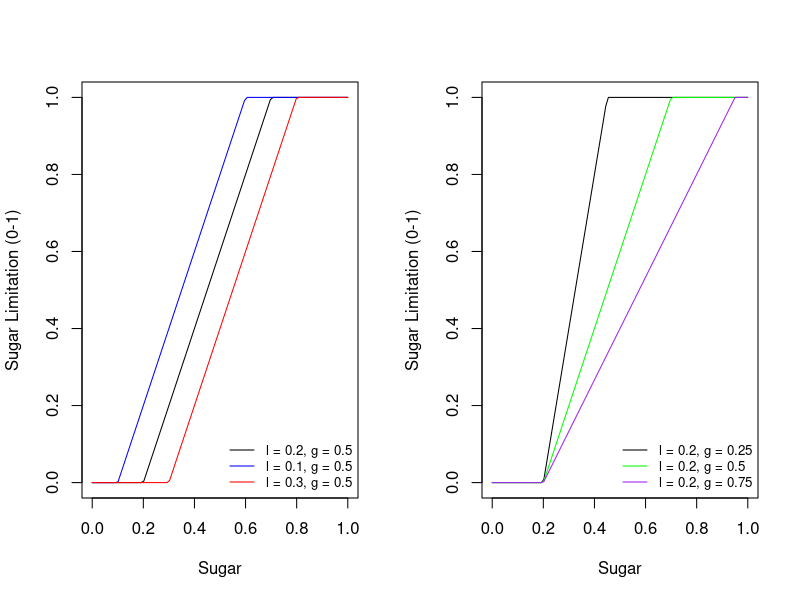

Here is the R script that generated this plot: (Note: this script raises an error after producing the figure.)
## ---- chunk 1

sugar_limitation <- function(s, l, g, epsilon = 1e-8) {
  out <- ifelse(s < l,
                0,
                pmin(1, (s - l) / (g + epsilon)))
  return(out)
}

sugar <- seq(0, 1, length.out = 100)

par(mfrow = c(1, 2))

# First plot
plot(sugar, sugar_limitation(sugar, 0.2, 0.5), type = "l",
     xlab = "Sugar", ylab = "Sugar Limitation (0-1)")
lines(sugar, sugar_limitation(sugar, 0.1, 0.5), col = "blue")
lines(sugar, sugar_limitation(sugar, 0.3, 0.5), col = "red")

legend("bottomright",
       legend = c("l = 0.2, g = 0.5",
                  "l = 0.1, g = 0.5",
                  "l = 0.3, g = 0.5"),
       col = c("black", "blue", "red"),
       lty = 1, cex = 0.8, bty = "n")

# Second plot
plot(sugar, sugar_limitation(sugar, 0.2, 0.25), type = "l",
     xlab = "Sugar", ylab = "Sugar Limitation (0-1)")
lines(sugar, sugar_limitation(sugar, 0.2, 0.5), col = "green")
lines(sugar, sugar_limitation(sugar, 0.2, 0.75), col = "purple")

legend("bottomright",
       legend = c("l = 0.2, g = 0.25",
                  "l = 0.2, g = 0.5",
                  "l = 0.2, g = 0.75"),
       col = c("black", "green", "purple"),
       lty = 1, cex = 0.8, bty = "n")

## ---- chunk 2

w_function <- function(T_air, PAR) {
  term1 <- 1 / (1 + exp(0.5 * (T_air - 5)))
  term2 <- 1 / (1 + exp(0.2 * (PAR - 30)))
  w <- 0.5 * (term1 + term2)
  return(w)
}

plot(w_function(weather_2015$T, weather_2015$PAR), main = "Winter Scaling", xlab = "Days in 2015", ylab = "W Function")


## ---- chunk 3

F_function <- function(S, r, W, theta, A0, delta, k = 20) {
  # logistic
  sigma <- function(x) 1 / (1 + exp(-x))
  
  # effective sugar after winter cost
  s <- S - W
  
  # base flux: synthesis (positive) and remobilization (negative)
  F <- A0 * sigma(s) * s - delta * (1 - sigma(s)) * s * sigma(r)
  
  # soft caps using logistic "guards"
  # k controls steepness of the guard (higher k ~ sharper clamp)
  F <- F * sigma(k * (theta - F))    # storage capacity
  F <- F * sigma(k * (s - F))        # sugar availability
  F <- F * sigma(k * (r + F))        # starch availability
  
  return(F)
}

# Fixed parameters
W <- 0.2
theta <- 1.5
A0 <- 1.2
delta <- 1.2

starch = seq(0, 1, length.out = 100)

par(mfrow = c(1, 2))

# --- Plot 1: Transfer to starch vs sugar ---
plot(sugar, F_function(sugar, 0.25, W, theta, A0, delta),
     xlab = "Sugar", ylab = "Transfered to Starch",
     type = "l", col = "yellow")
lines(sugar, F_function(sugar, 0.5, W, theta, A0, delta), col = "orange")
lines(sugar, F_function(sugar, 0.75, W, theta, A0, delta), col = "red")

legend("topleft",
       legend = c("Starch = 0.25", "Starch = 0.5", "Starch = 0.75"),
       col = c("yellow", "orange", "red"),
       lty = 1, lwd = 2, cex = 0.8, bty = "n")

# --- Plot 2: Transfer to sugar vs starch ---
ylim <- range(F_function(0.25, starch, W, theta, A0, delta),
              F_function(0.5, starch, W, theta, A0, delta),
              F_function(0.75, starch, W, theta, A0, delta))

plot(starch, F_function(0.25, starch, W, theta, A0, delta),
     xlab = "Starch", ylab = "Transfered to Sugar",
     type = "l", col = "yellow", ylim = ylim)
lines(starch, F_function(0.5, starch, W, theta, A0, delta), col = "orange")
lines(starch, F_function(0.75, starch, W, theta, A0, delta), col = "red")

legend("topleft",
       legend = c("Sugar = 0.25", "Sugar = 0.5", "Sugar = 0.75"),
       col = c("yellow", "orange", "red"),
       lty = 1, lwd = 2, cex = 0.8, bty = "n")

par(mfrow = c(1, 2))  # 4 panels: W, theta, A0, delta

# --- Sugar version --- #

# 1. Vary W
W_vals <- c(0.2, 0.5, 0.8)
ylim = range(F_function(sugar, 0.5, W_vals[1], theta, A0, delta), F_function(sugar, 0.5, W_vals[2], theta, A0, delta), F_function(sugar, 0.5, W_vals[3], theta, A0, delta))
plot(sugar, F_function(sugar, 0.5, W_vals[1], theta, A0, delta),
     type = "l", col = "red", ylim = ylim,
     xlab = "Sugar", ylab = "F", main = "Effect of W (Starch = 0.5)")
lines(sugar, F_function(sugar, 0.5, W_vals[2], theta, A0, delta), col = "blue")
lines(sugar, F_function(sugar, 0.5, W_vals[3], theta, A0, delta), col = "green")
legend("topleft", legend = paste("W =", W_vals), col = c("red","blue","green"), lty = 1, bty = "n")

# 1. Vary W
plot(starch, F_function(0.5, starch, W_vals[1], theta, A0, delta),
     type = "l", col = "red", ylim = c(-0.2, 0.2),
     xlab = "Starch", ylab = "F", main = "Effect of W (Sugar = 0.5)")
lines(starch, F_function(0.5, starch, W_vals[2], theta, A0, delta, k), col = "blue")
lines(starch, F_function(0.5, starch, W_vals[3], theta, A0, delta, k), col = "green")
legend("topleft", legend = paste("W =", W_vals), col = c("red","blue","green"), lty = 1, bty = "n")

# 2. Vary theta
theta_vals <- c(0.1, 0.5, 1.0)
ylim = range(F_function(sugar, 0.5, W, theta_vals[1], A0, delta), F_function(sugar, 0.5,  W, theta_vals[2], A0, delta), F_function(sugar, 0.5,  W, theta_vals[3], A0, delta))
plot(sugar, F_function(sugar, 0.5, W, theta_vals[1], A0, delta),
     type = "l", col = "red", ylim = ylim,
     xlab = "Sugar", ylab = "F", main = "Effect of stoage (Starch = 0.5)")
lines(sugar, F_function(sugar, 0.5, W, theta_vals[2], A0, delta), col = "blue")
lines(sugar, F_function(sugar, 0.5, W, theta_vals[3], A0, delta), col = "green")
legend("topleft", legend = paste("theta =", theta_vals), col = c("red","blue","green"), lty = 1, bty = "n")

# 2. Vary theta
plot(starch, F_function(0.5, starch, W, theta_vals[1], A0, delta),
     type = "l", col = "red", ylim = c(-0.2, 0.2),
     xlab = "Starch", ylab = "F", main = "Effect of storage (Sugar = 0.5)")
lines(starch, F_function(0.5, starch, W, theta_vals[2], A0, delta), col = "blue")
lines(starch, F_function(0.5, starch, W, theta_vals[3], A0, delta), col = "green")
legend("topleft", legend = paste("theta =", theta_vals), col = c("red","blue","green"), lty = 1, bty = "n")

# 3. Vary A0
A0_vals <- c(0.1, 0.2, 0.4)
ylim = range(F_function(sugar, 0.5, W, theta, A0_vals[1], delta), 
             F_function(sugar, 0.5,  W, theta, A0_vals[2], delta), 
             F_function(sugar, 0.5,  W, theta, A0_vals[3], delta))
plot(sugar, F_function(sugar, 0.5, W, theta, A0_vals[1], delta),
     type = "l", col = "red", ylim = ylim,
     xlab = "Sugar", ylab = "F", main = "Effect of Synthesis Parameter\n (Starch = 0.5)")
lines(sugar, F_function(sugar, 0.5, W, theta, A0_vals[2], delta), col = "blue")
lines(sugar, F_function(sugar, 0.5, W, theta, A0_vals[3], delta), col = "green")
legend("topleft", legend = paste("A0 =", A0_vals), col = c("red","blue","green"), lty = 1, bty = "n")

# 3. Vary A0
plot(starch, F_function(0.5, starch, W, theta, A0_vals[1], delta),
     type = "l", col = "red", ylim = c(-0.2, 0.2),
     xlab = "Starch", ylab = "F", main = "Effect of Synthesis Parameter\n (Sugar = 0.5)")
lines(starch, F_function(0.5, starch, W, theta, A0_vals[2], delta), col = "blue")
lines(starch, F_function(0.5, starch, W, theta, A0_vals[3], delta), col = "green")
legend("topleft", legend = paste("A0 =", A0_vals), col = c("red","blue","green"), lty = 1, bty = "n")

# 4. Vary delta
delta_vals <- c(0.1, 0.2, 0.4)
ylim = range(F_function(sugar, 0.5, W, theta, A0, delta_vals[1]), 
             F_function(sugar, 0.5,  W, theta, A0, delta_vals[2]), 
             F_function(sugar, 0.5,  W, theta, A0, delta_vals[3]))
plot(sugar, F_function(sugar, 0.5, W, theta, A0, delta_vals[1]),
     type = "l", col = "red", ylim = ylim,
     xlab = "Sugar", ylab = "F", main = "Effect of Desynthesis Parameter\n (Starch = 0.5)")
lines(sugar, F_function(sugar, 0.5, W, theta, A0, delta_vals[2]), col = "blue")
lines(sugar, F_function(sugar, 0.5, W, theta, A0, delta_vals[3]), col = "green")
legend("topleft", legend = paste("delta =", delta_vals), col = c("red","blue","green"), lty = 1, bty = "n")

# 4. Vary delta
plot(starch, F_function(0.5, starch, W, theta, A0, delta_vals[1]),
     type = "l", col = "red", ylim = c(-0.2, 0.2),
     xlab = "Starch", ylab = "F", main = "Effect of Desynthesis Parameter\n (Sugar = 0.5)")
lines(starch, F_function(0.5, starch, W, theta, A0, delta_vals[2]), col = "blue")
lines(starch, F_function(0.5, starch, W, theta, A0, delta_vals[3]), col = "green")
legend("topleft", legend = paste("delta =", delta_vals), col = c("red","blue","green"), lty = 1, bty = "n")

## ---- chunk 4
F_capacity <- function(S, r, W = 0.5, theta_max = 0.5, 
                       A0 = 0.2, delta = 0.2, k = 20) {
  
  # effective sugar after winter cost
  s <- S - W
  
  # --- Hard-limit logistic functions ---
  # Sugar availability (for synthesis)
  sigma_s <- function(s, k) 1 / (1 + exp(k * (0 - s)))
  
  # Starch max capacity (synthesis stops when r -> theta_max)
  sigma_r_max <- function(r, theta_max, k) 1 / (1 + exp(k * (r + s - theta_max)))
  
  # Starch minimum for remobilization
  sigma_r_min <- function(r, k) 1 / (1 + exp(k * (0 - r)))
  
  # --- Fluxes ---
  # Synthesis: sugar -> starch
  F_syn <- A0 * s * sigma_r_max(r, theta_max, k) # sigma_s(s, k) * 
  
  # Remobilization: starch -> sugar
  # Remove multiplication by sigma_s(s, k), or optionally multiply by (1 - sigma_s(s,k))
  F_rem <- delta * r * sigma_r_min(r, k)
  
  # --- Combine smoothly ---
  # alpha still interpolates between synthesis and remobilization
  alpha <- sigma_s(s, k)
  F <- alpha * F_syn - (1 - alpha) * F_rem
  
  return(F)
}

# --- Parameters ---
W <- 0.5
theta_max <- 1
A0 <- 1.2
delta <- 1.2
k <- 20

sugar <- seq(0, 1, length.out = 100)
starch <- seq(0, 1, length.out = 100)

par(mfrow = c(1, 2))

ylim = range(F_capacity(sugar, 0.25, W, theta_max, A0, delta, k), 
             F_capacity(sugar, 0.5, W, theta_max, A0, delta, k),
             F_capacity(sugar, 0.75, W, theta_max, A0, delta, k))
# --- Plot 1: Transfer to starch vs sugar ---
plot(sugar, F_capacity(sugar, 0.25, W, theta_max, A0, delta, k),
     xlab = "Sugar", ylab = "Transferred to Starch",
     type = "l", col = "yellow", ylim = ylim)
lines(sugar, F_capacity(sugar, 0.5, W, theta_max, A0, delta, k), col = "orange")
lines(sugar, F_capacity(sugar, 0.75, W, theta_max, A0, delta, k), col = "red")
abline(v = W, col = "black", lty = 2)  # reference line
abline(v = theta_max, col = "black", lty = 3)  # reference line

legend("topleft",
       legend = c("Starch = 0.25", "Starch = 0.5", "Starch = 0.75"),
       col = c("yellow", "orange", "red"),
       lty = 1, lwd = 2, cex = 0.8, bty = "n")

# --- Plot 2: Transfer to sugar vs starch ---
ylim <- range(F_capacity(0.25, starch, W, theta_max, A0, delta, k),
              F_capacity(0.5, starch, W, theta_max, A0, delta, k),
              F_capacity(0.75, starch, W, theta_max, A0, delta, k))

plot(starch, F_capacity(0.25, starch, W, theta_max, A0, delta, k),
     xlab = "Starch", ylab = "Transferred to Sugar",
     type = "l", col = "yellow", ylim = ylim)
lines(starch, F_capacity(0.5, starch, W, theta_max, A0, delta, k), col = "orange")
lines(starch, F_capacity(0.75, starch, W, theta_max, A0, delta, k), col = "red")
abline(v = W, col = "black", lty = 2)  # reference line
abline(v = theta_max, col = "black", lty = 3)  # reference line

legend("topleft",
       legend = c("Sugar = 0.25", "Sugar = 0.5", "Sugar = 0.75"),
       col = c("yellow", "orange", "red"),
       lty = 1, lwd = 2, cex = 0.8, bty = "n")

# --- Parameter sweeps for F_capacity --- #

# Fixed sugar/starch for reference
s_ref <- 0.75
r_ref <- 0.5

par(mfrow = c(1, 2))  # 4 panels for W, theta_max, A0, delta

# --- 1. Vary W ---
W_vals <- c(0.2, 0.5, 0.8)

# Sugar version
ylim <- range(F_capacity(sugar, r_ref, W_vals[1], theta_max, A0, delta, k),
              F_capacity(sugar, r_ref, W_vals[2], theta_max, A0, delta, k),
              F_capacity(sugar, r_ref, W_vals[3], theta_max, A0, delta, k))

plot(sugar, F_capacity(sugar, r_ref, W_vals[1], theta_max, A0, delta, k),
     type = "l", col = "red", ylim = ylim,
     xlab = "Sugar", ylab = "F", main = paste0("Effect of W \n (Starch = ", r_ref, ")"))
lines(sugar, F_capacity(sugar, r_ref, W_vals[2], theta_max, A0, delta, k), col = "blue")
lines(sugar, F_capacity(sugar, r_ref, W_vals[3], theta_max, A0, delta, k), col = "green")
abline(v = W_vals[1], col = "red", lty = 2)  # reference line
abline(v = W_vals[2], col = "blue", lty = 2)  # reference line
abline(v = W_vals[3], col = "green", lty = 2)  # reference line
abline(v = W, col = "black", lty = 2)  # reference line
legend("topleft", legend = paste("W =", W_vals), col = c("red","blue","green"), lty = 1, bty = "n")

# Starch version
ylim <- range(F_capacity(s_ref, starch, W_vals[1], theta_max, A0, delta, k),
              F_capacity(s_ref, starch, W_vals[2], theta_max, A0, delta, k),
              F_capacity(s_ref, starch, W_vals[3], theta_max, A0, delta, k))

plot(starch, F_capacity(s_ref, starch, W_vals[1], theta_max, A0, delta, k),
     type = "l", col = "red", ylim = ylim,
     xlab = "Starch", ylab = "F", main = paste0("Effect of W \n (Sugar = ", s_ref, ")"))
lines(starch, F_capacity(s_ref, starch, W_vals[2], theta_max, A0, delta, k), col = "blue")
lines(starch, F_capacity(s_ref, starch, W_vals[3], theta_max, A0, delta, k), col = "green")
abline(v = W_vals[1], col = "red", lty = 2)  # reference line
abline(v = W_vals[2], col = "blue", lty = 2)  # reference line
abline(v = W_vals[3], col = "green", lty = 2)  # reference line
abline(v = theta_max, col = "black", lty = 3)  # reference line
legend("topleft", legend = paste("W =", W_vals), col = c("red","blue","green"), lty = 1, bty = "n")


# --- 2. Vary theta_max ---
theta_vals <- c(0.5, 1.0, 1.5)

# Sugar version
ylim <- range(F_capacity(sugar, r_ref, W, theta_vals[1], A0, delta, k),
              F_capacity(sugar, r_ref, W, theta_vals[2], A0, delta, k),
              F_capacity(sugar, r_ref, W, theta_vals[3], A0, delta, k))

plot(sugar, F_capacity(sugar, r_ref, W, theta_vals[1], A0, delta, k),
     type = "l", col = "red", ylim = ylim,
     xlab = "Sugar", ylab = "F", main = paste0("Effect of θ_max \n (Starch = ", r_ref, ")"))
lines(sugar, F_capacity(sugar, r_ref, W, theta_vals[2], A0, delta, k), col = "blue")
lines(sugar, F_capacity(sugar, r_ref, W, theta_vals[3], A0, delta, k), col = "green")
abline(v = W, col = "black", lty = 2)  # reference line
abline(v = theta_max[1], col = "red", lty = 3)  # reference line
abline(v = theta_max[2], col = "blue", lty = 3)  # reference line
abline(v = theta_max[3], col = "green", lty = 3)  # reference line
legend("topleft", legend = paste("θ_max =", theta_vals), col = c("red","blue","green"), lty = 1, bty = "n")

# Starch version
ylim <- range(F_capacity(s_ref, starch, W, theta_vals[1], A0, delta, k),
              F_capacity(s_ref, starch, W, theta_vals[2], A0, delta, k),
              F_capacity(s_ref, starch, W, theta_vals[3], A0, delta, k))

plot(starch, F_capacity(s_ref, starch, W, theta_vals[1], A0, delta, k),
     type = "l", col = "red", ylim = ylim,
     xlab = "Starch", ylab = "F", main = paste0("Effect of θ_max \n (Sugar = ", s_ref, ")"))
lines(starch, F_capacity(s_ref, starch, W, theta_vals[2], A0, delta, k), col = "blue")
lines(starch, F_capacity(s_ref, starch, W, theta_vals[3], A0, delta, k), col = "green")
abline(v = W, col = "black", lty = 2)  # reference line
abline(v = theta_max[1], col = "red", lty = 3)  # reference line
abline(v = theta_max[2], col = "blue", lty = 3)  # reference line
abline(v = theta_max[3], col = "green", lty = 3)  # reference line
legend("topleft", legend = paste("θ_max =", theta_vals), col = c("red","blue","green"), lty = 1, bty = "n")


# --- 3. Vary A0 ---
A0_vals <- c(0.5, 1.2, 2.0)

# Sugar version
ylim <- range(F_capacity(sugar, r_ref, W, theta_max, A0_vals[1], delta, k),
              F_capacity(sugar, r_ref, W, theta_max, A0_vals[2], delta, k),
              F_capacity(sugar, r_ref, W, theta_max, A0_vals[3], delta, k))

plot(sugar, F_capacity(sugar, r_ref, W, theta_max, A0_vals[1], delta, k),
     type = "l", col = "red", ylim = ylim,
     xlab = "Sugar", ylab = "F", main = paste0("Effect of Synthesis Rate A0 \n (Starch = ", r_ref, ")"))
abline(v = W, col = "black", lty = 2)  # reference line
abline(v = theta_max, col = "black", lty = 3)  # reference line
lines(sugar, F_capacity(sugar, r_ref, W, theta_max, A0_vals[2], delta, k), col = "blue")
lines(sugar, F_capacity(sugar, r_ref, W, theta_max, A0_vals[3], delta, k), col = "green")
legend("topleft", legend = paste("A0 =", A0_vals), col = c("red","blue","green"), lty = 1, bty = "n")

# Starch version
ylim <- range(F_capacity(s_ref, starch, W, theta_max, A0_vals[1], delta, k),
              F_capacity(s_ref, starch, W, theta_max, A0_vals[2], delta, k),
              F_capacity(s_ref, starch, W, theta_max, A0_vals[3], delta, k))

plot(starch, F_capacity(s_ref, starch, W, theta_max, A0_vals[1], delta, k),
     type = "l", col = "red", ylim = ylim,
     xlab = "Starch", ylab = "F", main = paste0("Effect of Synthesis Rate A0 \n (Sugar = ", s_ref, ")"))
abline(v = W, col = "black", lty = 2)  # reference line
abline(v = theta_max, col = "black", lty = 3)  # reference line
lines(starch, F_capacity(s_ref, starch, W, theta_max, A0_vals[2], delta, k), col = "blue")
lines(starch, F_capacity(s_ref, starch, W, theta_max, A0_vals[3], delta, k), col = "green")
legend("topleft", legend = paste("A0 =", A0_vals), col = c("red","blue","green"), lty = 1, bty = "n")


# --- 4. Vary delta ---
delta_vals <- c(0.5, 1.2, 2.0)

# Sugar version
ylim <- range(F_capacity(sugar, r_ref, W, theta_max, A0, delta_vals[1], k),
              F_capacity(sugar, r_ref, W, theta_max, A0, delta_vals[2], k),
              F_capacity(sugar, r_ref, W, theta_max, A0, delta_vals[3], k))

plot(sugar, F_capacity(sugar, r_ref, W, theta_max, A0, delta_vals[1], k),
     type = "l", col = "red", ylim = ylim,
     xlab = "Sugar", ylab = "F", main = paste0("Effect of Remobilization Rate δ \n (Starch = ", r_ref, ")"))
abline(v = W, col = "black", lty = 2)  # reference line
abline(v = theta_max, col = "black", lty = 3)  # reference line
lines(sugar, F_capacity(sugar, r_ref, W, theta_max, A0, delta_vals[2], k), col = "blue")
lines(sugar, F_capacity(sugar, r_ref, W, theta_max, A0, delta_vals[3], k), col = "green")
legend("topleft", legend = paste("δ =", delta_vals), col = c("red","blue","green"), lty = 1, bty = "n")

# Sugar version
ylim <- range(F_capacity(s_ref, starch, W, theta_max, A0, delta_vals[1], k),
              F_capacity(s_ref, starch, W, theta_max, A0, delta_vals[2], k),
              F_capacity(s_ref, starch, W, theta_max, A0, delta_vals[3], k))

plot(starch, F_capacity(s_ref, starch, W, theta_max, A0, delta_vals[1], k),
     type = "l", col = "red", ylim = ylim,
     xlab = "Sugar", ylab = "F", main = paste0("Effect of Remobilization Rate δ \n (Sugar = ", s_ref, ")"))
abline(v = W, col = "black", lty = 2)  # reference line
abline(v = theta_max, col = "black", lty = 3)  # reference line
lines(starch, F_capacity(s_ref, starch, W, theta_max, A0, delta_vals[2], k), col = "blue")
lines(starch, F_capacity(s_ref, starch, W, theta_max, A0, delta_vals[3], k), col = "green")
legend("topleft", legend = paste("δ =", delta_vals), col = c("red","blue","green"), lty = 1, bty = "n")

## ---- chunk 5
# Define the function f_m
f_m <- function(S_m, k_s) {
  return(S_m / (S_m + k_s))
}

# Range of S_m values
S_m_values <- seq(0, 1, by = 0.1)

# Different k_s values to plot
k_values <- c(0.01, 0.2, 0.5)

# Colors for each curve
colors <- c("blue", "red", "green")

# Create empty plot (without title)
plot(S_m_values, f_m(S_m_values, k_values[1]), type = "n",
     xlab = "Sugar Transfered to Mycorrhiza", ylab = "Percentage of Nitrogen Uptake Transfered",
     ylim = c(0, 1))  # y-axis goes from 0 to 1

# Add curves for each k_s
for(i in 1:length(k_values)) {
  lines(S_m_values, f_m(S_m_values, k_values[i]), col = colors[i], lwd = 2)
}

# Add a legend
legend("bottomright",
       legend = sapply(k_values, function(k) bquote(beta[m] == .(k))),
       col = colors, lwd = 2)

